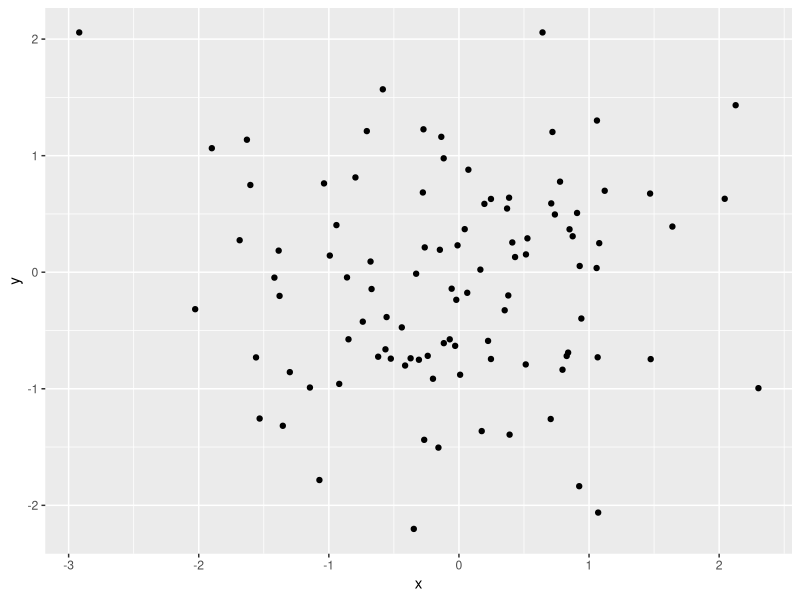

The R script that drew this image:
## ---- chunk 1
install.packages("ggplot2")
library(ggplot2)
## ---- chunk 2
df <- data.frame(x=rnorm(100),y=rnorm(100))

ggplot(df, aes(x=x,y=y))+geom_point()
